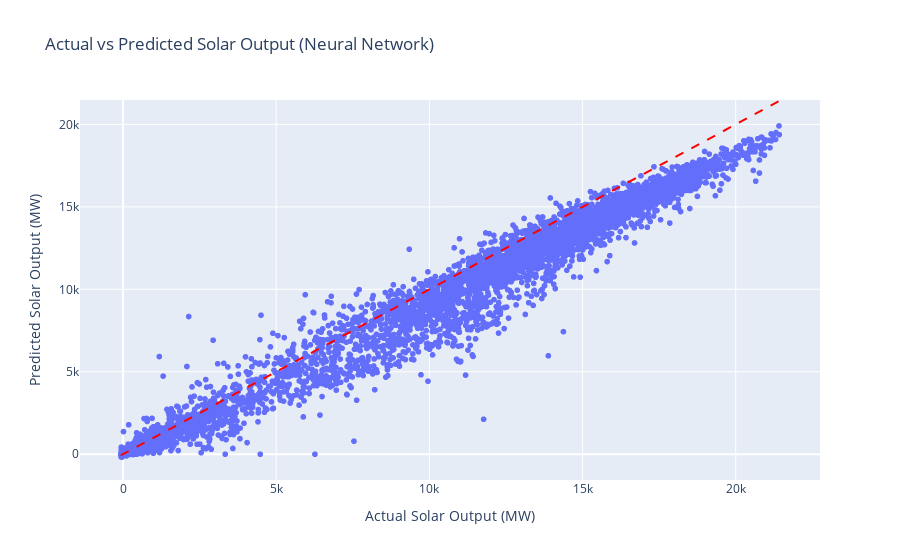

The cell this chart's notebook holds for it:
### Code cell
#now let's try a neural network model using keras since this data is reasonably big
from keras.models import Sequential
from keras.layers import Dense, Dropout
from keras.callbacks import EarlyStopping

# Reduce model complexity: fewer layers and units
nn_model = Sequential()
nn_model.add(Dense(32, activation='relu', input_shape=(X_train.shape[1],)))
nn_model.add(Dropout(0.1))
nn_model.add(Dense(16, activation='relu'))
nn_model.add(Dense(1))  # Output layer for regression

# Compile the model
nn_model.compile(optimizer='adam', loss='mean_squared_error', metrics=['mae'])

# Add early stopping callback
early_stop = EarlyStopping(monitor='val_loss', patience=5, restore_best_weights=True)

# Fit the model to the training data
history = nn_model.fit(
    X_train, y_train,
    epochs=100,
    batch_size=64,
    validation_split=0.2,
    verbose=1,
    callbacks=[early_stop]
)

# Make predictions on the test set
y_pred_nn = nn_model.predict(X_test)

# Evaluate the model
mse_nn = mean_squared_error(y_test, y_pred_nn)
r2_nn = r2_score(y_test, y_pred_nn)
print(f"Neural Network Mean Squared Error: {mse_nn}")
print(f"Neural Network R2 Score: {r2_nn}")

# Visualize the predictions using plotly
fig_nn = px.scatter(
    x=y_test, y=y_pred_nn.flatten(),
    labels={'x': 'Actual Solar Output (MW)', 'y': 'Predicted Solar Output (MW)'},
    title='Actual vs Predicted Solar Output (Neural Network)'
)
fig_nn.add_shape(
    type="line",
    x0=min(y_test), y0=min(y_test),
    x1=max(y_test), y1=max(y_test),
    line=dict(color="Red", width=2, dash="dash")
)
fig_nn.show()

### Figure 1 — Plotly figure (JSON) as saved in the notebook; plotly's stock layout.template omitted (floating-point values rounded to 4 significant figures; data arrays with more than 128 entries replaced by an {"elided": "..."} marker saying what was removed)
{"data": [{"hovertemplate": "Actual Solar Output (MW)=%{x}<br>Predicted Solar Output (MW)=%{y}<extra></extra>", "legendgroup": "", "marker": {"color": "#636efa", "symbol": "circle"}, "mode": "markers", "name": "", "showlegend": false, "type": "scattergl", "x": {"elided": "9609 float values"}, "xaxis": "x", "y": {"elided": "9609 float values"}, "yaxis": "y"}], "layout": {"legend": {"tracegroupgap": 0}, "shapes": [{"line": {"color": "Red", "dash": "dash", "width": 2}, "type": "line", "x0": -73.67, "x1": 21420.0, "y0": -73.67, "y1": 21420.0}], "title": {"text": "Actual vs Predicted Solar Output (Neural Network)"}, "xaxis": {"anchor": "y", "domain": [0, 1], "title": {"text": "Actual Solar Output (MW)"}}, "yaxis": {"anchor": "x", "domain": [0, 1], "title": {"text": "Predicted Solar Output (MW)"}}}}
